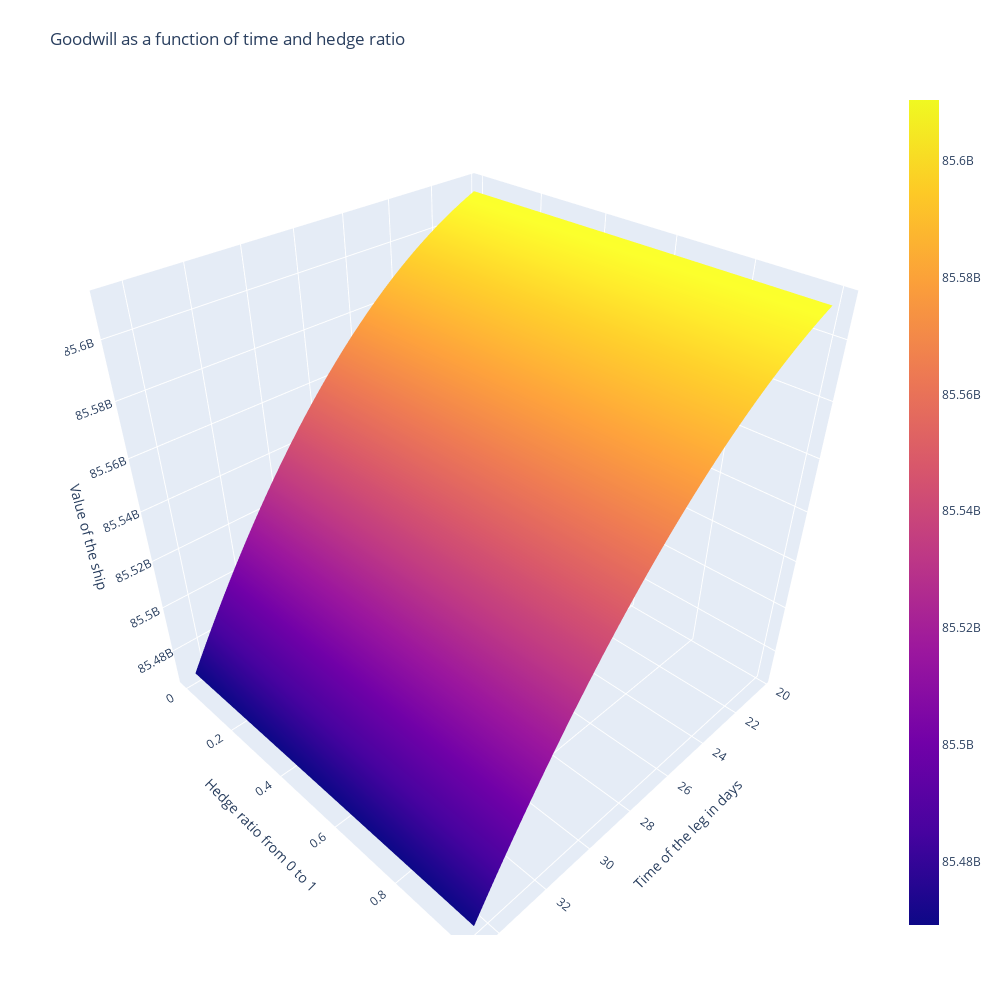

This figure's notebook cell:
### Code cell
import plotly.graph_objects as go
import pandas as pd
import numpy as np
# Read data from a csv
x, y = t_range, h_range
fig = go.Figure(data=[go.Surface(z=z.T, x=x, y=y)])
fig.update_layout(title='Goodwill as a function of time and hedge ratio', autosize=False,
                  width=1000, height=1000,
                  scene = dict(
                    xaxis_title='Time of the leg in days',
                    yaxis_title='Hedge ratio from 0 to 1',
                    zaxis_title='Value of the ship'),
                  margin=dict(l=65, r=50, b=65, t=90))
fig.show()
